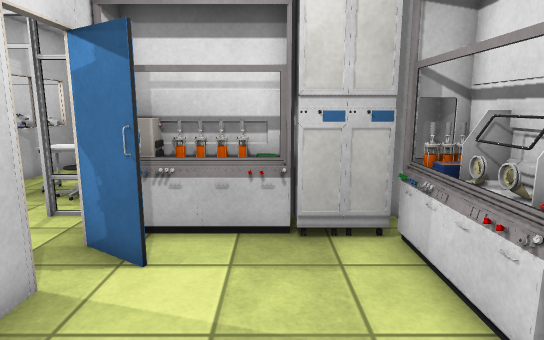
[1] (above)

21 first-person views from a walk through a Unity game level. The camera is 1.4 m above the floor, tilts 10° down and sees 75° across. Doors are open. The floor is counted in squares, 0.5 m on a side. Each view is taken from the middle of a square. On the plan, view 1 faces up. The plan holds only what a view shows up to about 20 squares ahead; the rest is blank. Some surface patterns are stand-ins.

[2]
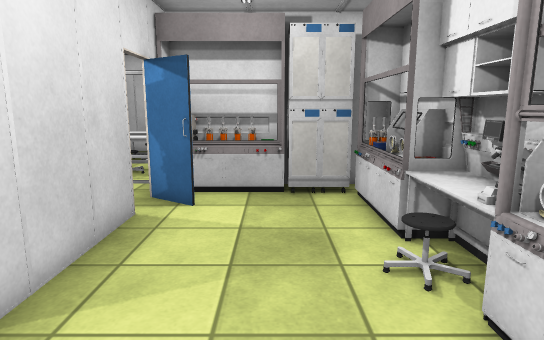

[3]
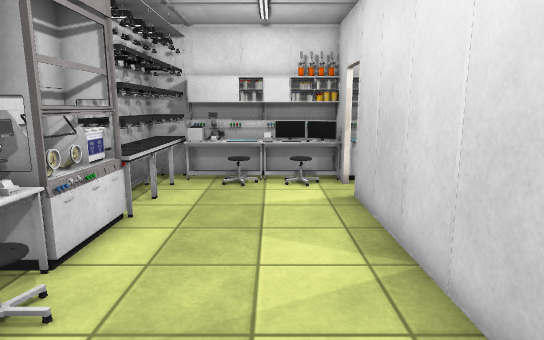

[4]
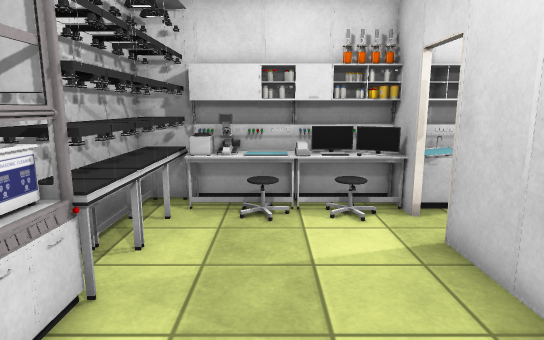

[5]
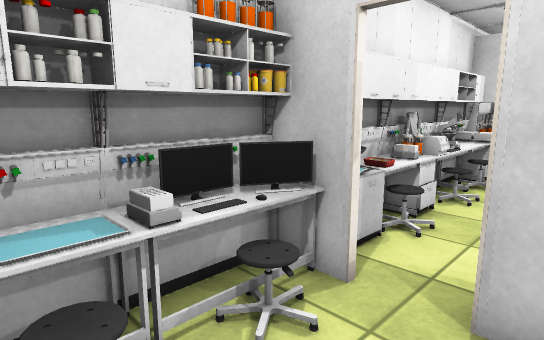

[6]
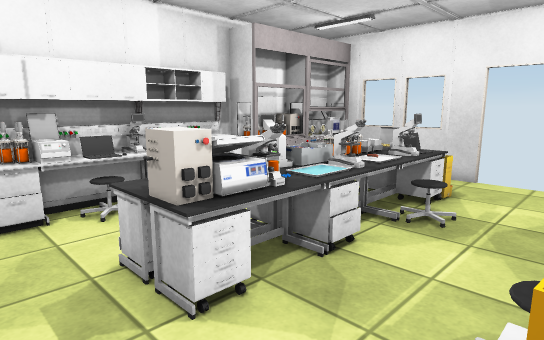

[7]
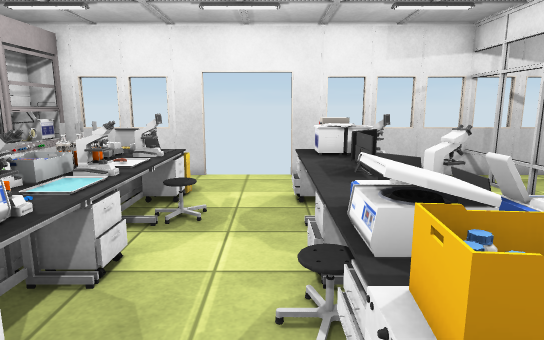

[8]
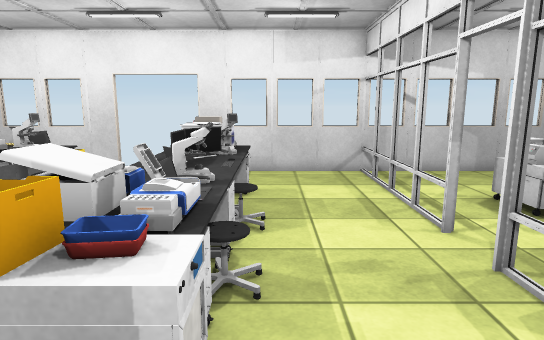

[9]
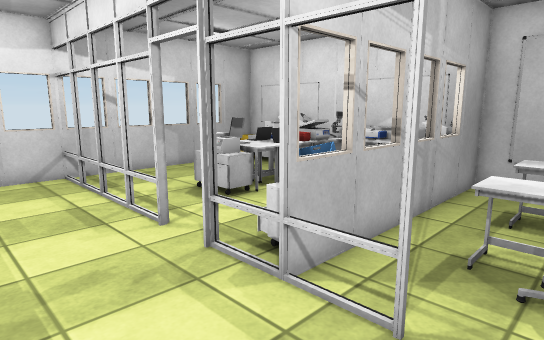

[10]
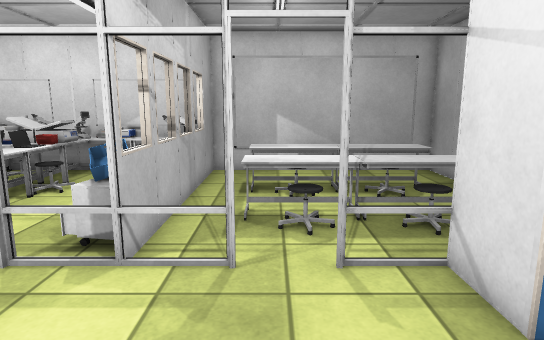

[11]
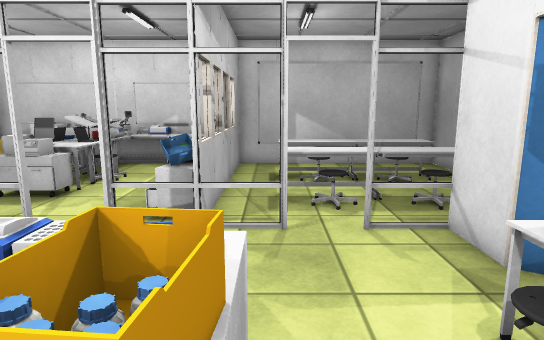

[12]
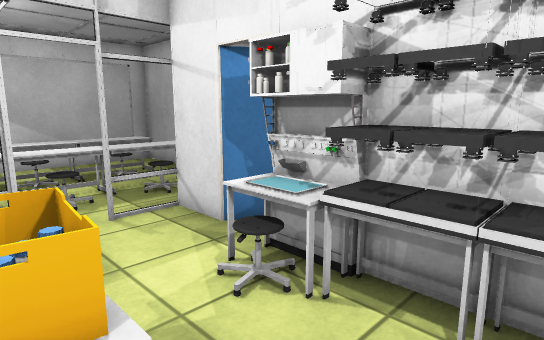

[13]
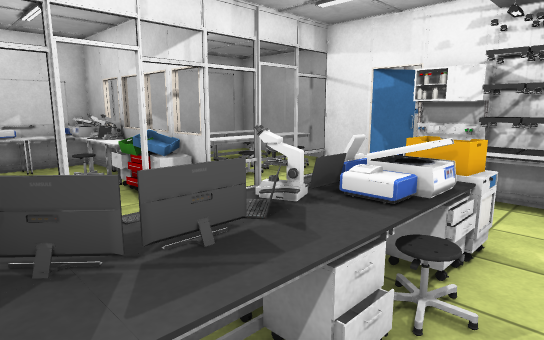

[14]
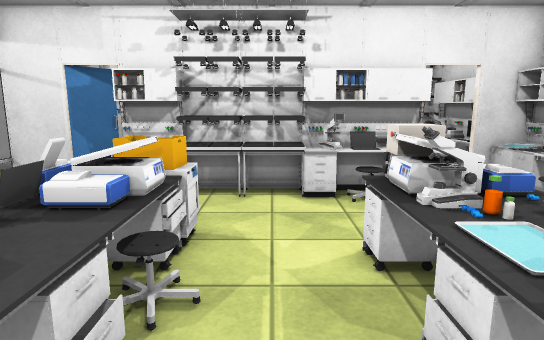

[15]
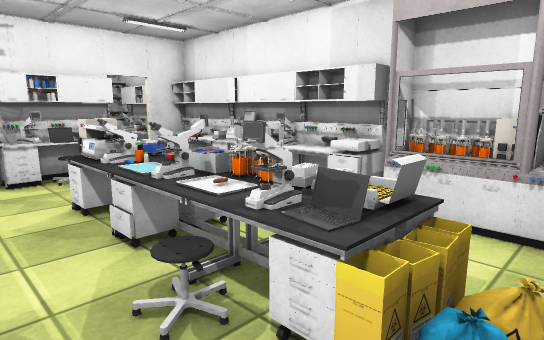

[16]
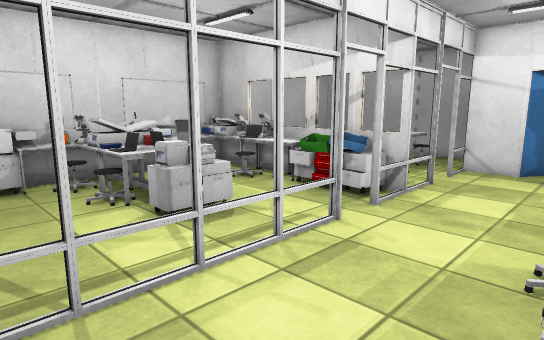

[17]
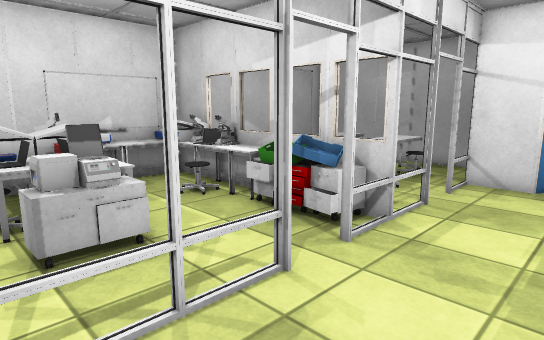

[18]
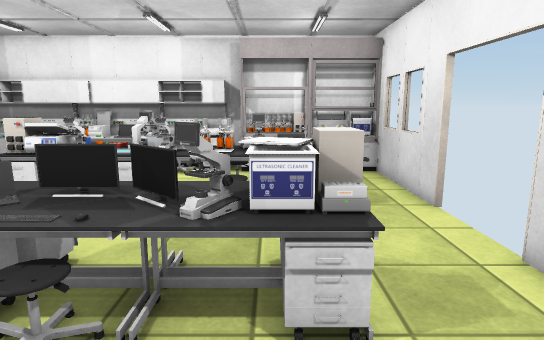

[19]
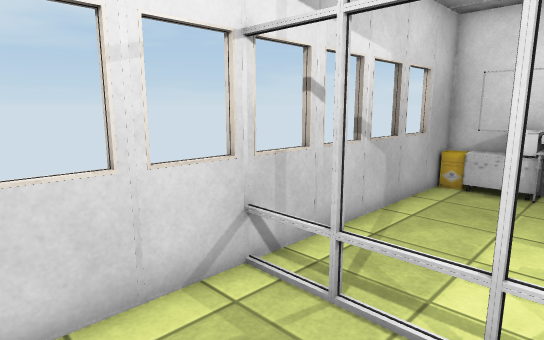

[20]
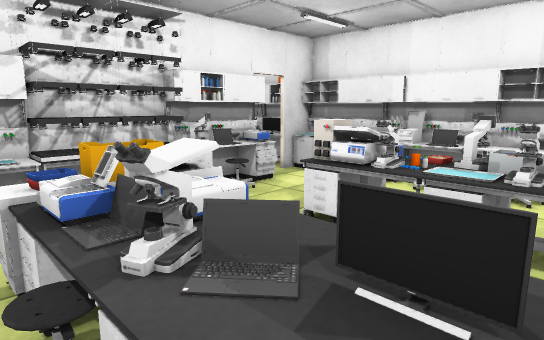

[21]
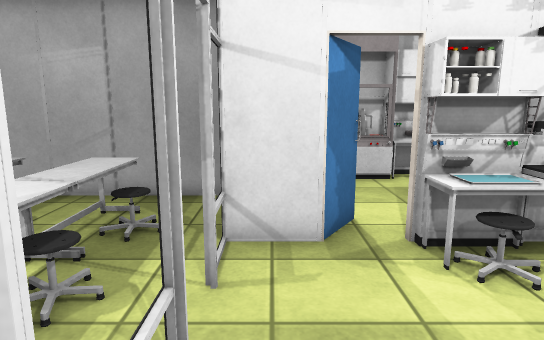

### Floor plan
Key: @ floor where view 1 was taken; # wall or solid block; x gap in a wall; . main floor; : floor 0.75 m higher than the main floor; + floor 1.25 m higher than the main floor; / step, stairs or slope; D open door; = window, fence, low wall or low ledge; W whiteboard; E desk; F fridge; M monitor; L laptop; T thing the floor can be seen under or through; A lamp; B bottle; O other object.
Columns run from 22 left of view 1 to 4 right of it. Each row starts with its distance up from view 1.
 19 ########OW####W#W#W####
 18 #OOE#  OEEEE#.........#
 17 #..O.O E...EO.........#
 16 =....O E...LL.EEEEEEE.#
 15 #....OL ...#O.EA#EE#E.#
 14 =....OOE...EE..  .  ..#
 13 #....OOE...EE.EEEEEEE.#
 12 =....OO#...O#.EE#EEEE.#
 11 #..........OO...O..O..#
 10 =..........OO.........#
  9 ##OOOOOO#..TTO#.#O#########
  8 =.................#OOOOFFF#
  7 #.................#OO.OFFO#
  6 =..................##....O#
  5 #................EO......O#
  4 =...OEE:::E::EF..OO......O#
  3 #...EO       OF..E#......EO
  2 x...OEE:::::+BF..OO......OO
  1  ................O#......EO
  0  ................OO...@..EO
 -1  .....O..........O#......OO
 -2 x...LLEEEEEEEE...O#......OO
 -3 #..OLLOE OBEEE...O#..... OO
 -4 =..OEE E OE  E...OO..... ##
 -5 #. ..       .....OD..... O#
 -6 =. ..   ..  ......D..... O#
 -7 #OOOOOO./////////.DEEE .EO#
 -8 #OOOOOOOEOEEEOOOOO#OOM#OEO#
 -9 #O=#####OO#########OOO#####

Where each view was taken, in squares from view 1:
view 1: 0 up, 0 right, facing up
view 2: 4 down, 0 right, facing up
view 3: 6 up, 1 left, facing down
view 4: 2 up, 0 right, facing down
view 5: 4 down, 1 right, facing down-left
view 6: 2 up, 7 left, facing down-left
view 7: 1 up, 7 left, facing left
view 8: 5 up, 6 left, facing left
view 9: 5 up, 6 left, facing up-left
view 10: 3 up, 7 left, facing up
view 11: 1 up, 8 left, facing up
view 12: 0 up, 9 left, facing up-right
view 13: 0 up, 16 left, facing up-right
view 14: 0 up, 16 left, facing right
view 15: 1 up, 20 left, facing down-right
view 16: 4 up, 21 left, facing up-right
view 17: 5 up, 18 left, facing up-right
view 18: 8 up, 17 left, facing down
view 19: 5 up, 17 left, facing up-left
view 20: 5 up, 15 left, facing down-right
view 21: 8 up, 11 left, facing right
